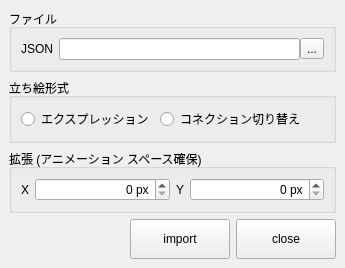
<?xml version="1.0" encoding="UTF-8"?>
<ui version="4.0">
 <class>MainWindow</class>
 <widget class="QMainWindow" name="MainWindow">
  <property name="geometry">
   <rect>
    <x>0</x>
    <y>0</y>
    <width>345</width>
    <height>246</height>
   </rect>
  </property>
  <property name="windowTitle">
   <string>MainWindow</string>
  </property>
  <widget class="QWidget" name="centralwidget">
   <layout class="QVBoxLayout" name="verticalLayout_2">
    <item>
     <widget class="QGroupBox" name="groupBox_2">
      <property name="title">
       <string>ファイル</string>
      </property>
      <layout class="QFormLayout" name="formLayout">
       <item row="0" column="0">
        <widget class="QLabel" name="label_4">
         <property name="text">
          <string>JSON</string>
         </property>
        </widget>
       </item>
       <item row="0" column="1">
        <layout class="QHBoxLayout" name="horizontalLayout_2">
         <property name="spacing">
          <number>0</number>
         </property>
         <item>
          <widget class="QLineEdit" name="jsonLineEdit"/>
         </item>
         <item>
          <widget class="QToolButton" name="jsonToolButton">
           <property name="text">
            <string>...</string>
           </property>
          </widget>
         </item>
        </layout>
       </item>
      </layout>
     </widget>
    </item>
    <item>
     <widget class="QGroupBox" name="groupBox_3">
      <property name="title">
       <string>立ち絵形式</string>
      </property>
      <layout class="QVBoxLayout" name="verticalLayout_3">
       <item>
        <layout class="QHBoxLayout" name="horizontalLayout_4">
         <item>
          <widget class="QRadioButton" name="expRadioButton">
           <property name="text">
            <string>エクスプレッション</string>
           </property>
          </widget>
         </item>
         <item>
          <widget class="QRadioButton" name="connectRadioButton">
           <property name="text">
            <string>コネクション切り替え</string>
           </property>
          </widget>
         </item>
         <item>
          <spacer name="horizontalSpacer_2">
           <property name="orientation">
            <enum>Qt::Horizontal</enum>
           </property>
           <property name="sizeHint" stdset="0">
            <size>
             <width>40</width>
             <height>20</height>
            </size>
           </property>
          </spacer>
         </item>
        </layout>
       </item>
      </layout>
     </widget>
    </item>
    <item>
     <widget class="QGroupBox" name="groupBox">
      <property name="title">
       <string>拡張 (アニメーション スペース確保)</string>
      </property>
      <layout class="QVBoxLayout" name="verticalLayout">
       <item>
        <layout class="QHBoxLayout" name="horizontalLayout">
         <item>
          <widget class="QLabel" name="label_2">
           <property name="text">
            <string>X</string>
           </property>
          </widget>
         </item>
         <item>
          <widget class="QSpinBox" name="xSpinBox">
           <property name="sizePolicy">
            <sizepolicy hsizetype="Expanding" vsizetype="Fixed">
             <horstretch>0</horstretch>
             <verstretch>0</verstretch>
            </sizepolicy>
           </property>
           <property name="alignment">
            <set>Qt::AlignRight|Qt::AlignTrailing|Qt::AlignVCenter</set>
           </property>
           <property name="suffix">
            <string> px</string>
           </property>
           <property name="maximum">
            <number>999999999</number>
           </property>
          </widget>
         </item>
         <item>
          <widget class="QLabel" name="label_3">
           <property name="text">
            <string>Y</string>
           </property>
          </widget>
         </item>
         <item>
          <widget class="QSpinBox" name="ySpinBox">
           <property name="sizePolicy">
            <sizepolicy hsizetype="Expanding" vsizetype="Fixed">
             <horstretch>0</horstretch>
             <verstretch>0</verstretch>
            </sizepolicy>
           </property>
           <property name="alignment">
            <set>Qt::AlignRight|Qt::AlignTrailing|Qt::AlignVCenter</set>
           </property>
           <property name="suffix">
            <string> px</string>
           </property>
           <property name="maximum">
            <number>999999999</number>
           </property>
          </widget>
         </item>
        </layout>
       </item>
      </layout>
     </widget>
    </item>
    <item>
     <spacer name="verticalSpacer_2">
      <property name="orientation">
       <enum>Qt::Vertical</enum>
      </property>
      <property name="sizeHint" stdset="0">
       <size>
        <width>20</width>
        <height>0</height>
       </size>
      </property>
     </spacer>
    </item>
    <item>
     <layout class="QHBoxLayout" name="horizontalLayout_3">
      <item>
       <spacer name="horizontalSpacer">
        <property name="orientation">
         <enum>Qt::Horizontal</enum>
        </property>
        <property name="sizeHint" stdset="0">
         <size>
          <width>40</width>
          <height>20</height>
         </size>
        </property>
       </spacer>
      </item>
      <item>
       <widget class="QPushButton" name="importButton">
        <property name="minimumSize">
         <size>
          <width>100</width>
          <height>40</height>
         </size>
        </property>
        <property name="text">
         <string>import</string>
        </property>
       </widget>
      </item>
      <item>
       <widget class="QPushButton" name="closeButton">
        <property name="minimumSize">
         <size>
          <width>100</width>
          <height>40</height>
         </size>
        </property>
        <property name="text">
         <string>close</string>
        </property>
       </widget>
      </item>
     </layout>
    </item>
   </layout>
  </widget>
 </widget>
 <resources/>
 <connections/>
</ui>
